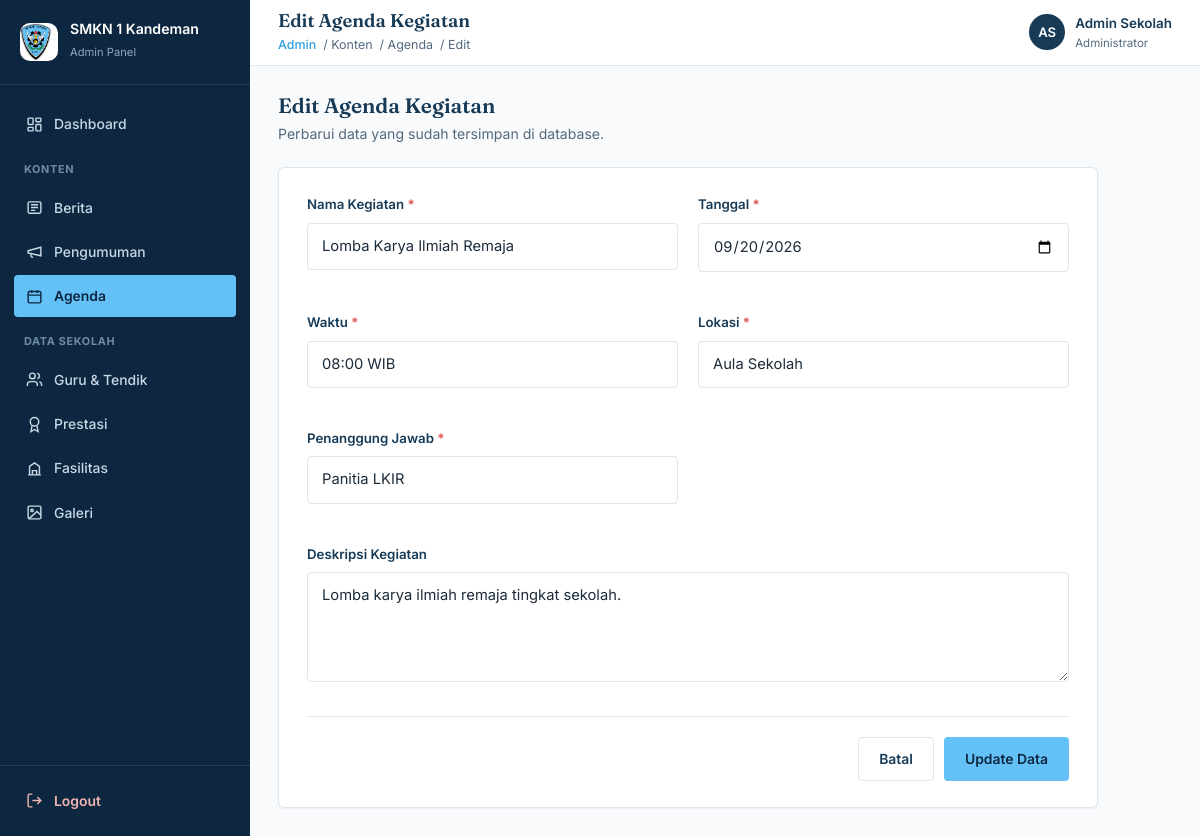
/admin/agenda/edit.php?id=2 (signed in), run on the app's committed database.
### tables this page shows
CREATE TABLE IF NOT EXISTS agenda (
    id INT UNSIGNED AUTO_INCREMENT PRIMARY KEY,
    nama_kegiatan VARCHAR(200) NOT NULL,
    tanggal DATE NOT NULL,
    waktu VARCHAR(50) DEFAULT NULL,
    lokasi VARCHAR(150) DEFAULT NULL,
    penanggung_jawab VARCHAR(100) DEFAULT NULL,
    deskripsi TEXT,
    created_at TIMESTAMP DEFAULT CURRENT_TIMESTAMP,
    updated_at TIMESTAMP DEFAULT CURRENT_TIMESTAMP ON UPDATE CURRENT_TIMESTAMP
);

### admin/agenda/edit.php (the view, shortened to what this page needs)
<?php
require_once '../../config/koneksi.php';
$id = isset($_GET['id']) ? intval($_GET['id']) : (isset($_POST['id']) ? intval($_POST['id']) : 0);
$errors = [];
if ($_SERVER['REQUEST_METHOD'] === 'POST') {
    $nama_kegiatan = trim($_POST['nama_kegiatan'] ?? '');
    $tanggal = trim($_POST['tanggal'] ?? '');
    $waktu = trim($_POST['waktu'] ?? '');
    $lokasi = trim($_POST['lokasi'] ?? '');
    $penanggung_jawab = trim($_POST['penanggung_jawab'] ?? '');
    $deskripsi = trim($_POST['deskripsi'] ?? '');
    if ($nama_kegiatan === '') {
        $errors[] = 'Nama Kegiatan wajib diisi.';
    }
    if ($tanggal === '') {
        $errors[] = 'Tanggal wajib diisi.';
    }
    if ($waktu === '') {
        $errors[] = 'Waktu wajib diisi.';
    }
    if ($lokasi === '') {
        $errors[] = 'Lokasi wajib diisi.';
    }
    if ($penanggung_jawab === '') {
        $errors[] = 'Penanggung Jawab wajib diisi.';
    }
    if (empty($errors)) {
        $stmt = mysqli_prepare($koneksi, "UPDATE agenda SET nama_kegiatan = ?, tanggal = ?, waktu = ?, lokasi = ?, penanggung_jawab = ?, deskripsi = ? WHERE id = ?");
        mysqli_stmt_bind_param($stmt, "ssssssi", $nama_kegiatan, $tanggal, $waktu, $lokasi, $penanggung_jawab, $deskripsi, $id);
        if (mysqli_stmt_execute($stmt)) {
            header('Location: index.php?msg=edit_sukses');
            exit;
        } else {
            $errors[] = 'Gagal memperbarui data: ' . mysqli_error($koneksi);
        }
    }
    $data = $_POST;
} else {
    $result = mysqli_query($koneksi, "SELECT * FROM agenda WHERE id = " . $id . " LIMIT 1");
    $row = mysqli_fetch_assoc($result);
    $data = $row;
}
include '../includes/header.php';
include '../includes/sidebar.php';
?>
<div class="main-area">
    <?php include '../includes/topbar.php'; ?>
    <div class="content">
        <div class="page-head">
            <div>
                <h2>Edit Agenda Kegiatan</h2>
                <p>Perbarui data yang sudah tersimpan di database.</p>
            </div>
        </div>
        <form class="form-panel" action="edit.php?id=<?php echo $id; ?>" method="post" enctype="multipart/form-data" autocomplete="off">
            <div class="form-grid">
                <div class="form-group">
                    <label for="nama_kegiatan">Nama Kegiatan <span style="color:var(--danger);">*</span></label>
                    <input type="text" id="nama_kegiatan" name="nama_kegiatan" class="field-input" placeholder="Masukkan nama kegiatan" value="<?php echo htmlspecialchars($data['nama_kegiatan'] ?? ''); ?>" required>
                </div>
                <div class="form-group">
                    <label for="tanggal">Tanggal <span style="color:var(--danger);">*</span></label>
                    <input type="date" id="tanggal" name="tanggal" class="field-input" value="<?php echo htmlspecialchars($data['tanggal'] ?? ''); ?>" required>
                </div>
                <div class="form-group">
                    <label for="waktu">Waktu <span style="color:var(--danger);">*</span></label>
                    <input type="text" id="waktu" name="waktu" class="field-input" placeholder="Contoh: 08:00 WIB" value="<?php echo htmlspecialchars($data['waktu'] ?? ''); ?>" required>
                </div>
                <div class="form-group">
                    <label for="lokasi">Lokasi <span style="color:var(--danger);">*</span></label>
                    <input type="text" id="lokasi" name="lokasi" class="field-input" placeholder="Contoh: Aula Sekolah" value="<?php echo htmlspecialchars($data['lokasi'] ?? ''); ?>" required>
                </div>
                <div class="form-group">
                    <label for="penanggung_jawab">Penanggung Jawab <span style="color:var(--danger);">*</span></label>
                    <input type="text" id="penanggung_jawab" name="penanggung_jawab" class="field-input" placeholder="Nama penanggung jawab" value="<?php echo htmlspecialchars($data['penanggung_jawab'] ?? ''); ?>" required>
                </div>
                <div class="form-group full">
                    <label for="deskripsi">Deskripsi Kegiatan</label>
                    <textarea id="deskripsi" name="deskripsi" class="field-input" placeholder="Deskripsi singkat kegiatan" rows="3"><?php echo htmlspecialchars($data['deskripsi'] ?? ''); ?></textarea>
                </div>
            </div>
            <div class="form-actions">
                <a href="index.php" class="btn btn-outline">Batal</a>
                <button type="submit" class="btn btn-primary">Update Data</button>
            </div>
        </form>
    </div>
<?php include '../includes/footer.php'; ?>

### admin/assets/css/admin.css (style rules this page uses)
:root { --navy:#173B57; --navy-dark:#0E2740; --navy-soft:#2C5578; --sky:#63C1F7; --sky-dark:#2E9FE0; --bg:#F8FAFC; --white:#FFFFFF; --ink:#1C2B3A; --text-secondary:#54697E; --border:#DCE6EF; --shadow: 0 1px 2px rgba(15,39,64,.06); --shadow-md: 0 4px 14px rgba(15,39,64,.08); --radius-lg: 6px; --radius-md: 4px; --danger:#D9534F; --danger-soft:#FBEAE9; --success:#2E9E5B; --success-soft:#E7F6ED; --warning:#C98A1F; --warning-soft:#FBF3E3; --sidebar-w: 250px; --topbar-h: 66px; }
* { box-sizing:border-box; }
button,input,textarea,select { font:inherit; }
button { margin:0;cursor:pointer; }
html { scroll-behavior:smooth; }
body { margin:0; font-family:'Inter',Arial,sans-serif; color:var(--ink); background:var(--bg); line-height:1.6; -webkit-font-smoothing:antialiased; }
h1,h2,h3,h4 { font-family:'Fraunces',Georgia,serif; color:var(--navy); margin:0; line-height:1.2; font-weight:600; }
p { margin:0; }
a { color:inherit;text-decoration:none; }
.field-input { width:100%; padding:11px 14px; border:1.5px solid var(--border); border-radius:var(--radius-md); background:var(--white); font-size:.92rem; color:var(--ink); transition:border-color .15s ease; }
.btn { display:inline-flex;align-items:center;justify-content:center;gap:8px; padding:10px 20px;border-radius:var(--radius-md); font-weight:600;font-size:.87rem; border:1.5px solid transparent;cursor:pointer; transition:background .15s ease, color .15s ease, border-color .15s ease; white-space:nowrap; }
.btn-primary { background:var(--sky);color:var(--navy-dark); }
.btn-outline { border-color:var(--border);color:var(--navy);background:var(--white); }
.main-area { flex:1; margin-left:var(--sidebar-w); display:flex; flex-direction:column; min-width:0; }
.content { padding:28px;flex:1; }
.page-head { display:flex;align-items:flex-start;justify-content:space-between; flex-wrap:wrap;gap:14px; margin-bottom:22px; }
.page-head h2 { font-size:1.3rem; }
.page-head p { color:var(--text-secondary);font-size:.88rem;margin-top:4px; }
.form-panel { background:var(--white);border:1px solid var(--border);border-radius:var(--radius-lg); box-shadow:var(--shadow);padding:26px 28px;max-width:820px; }
.form-grid { display:grid;grid-template-columns:1fr 1fr;gap:20px; }
.form-group { margin-bottom:20px; }
.form-group.full { grid-column:1/-1; }
.form-group label { display:block;font-size:.83rem;font-weight:600;color:var(--navy);margin-bottom:7px; }
textarea.field-input { resize:vertical;min-height:110px; }
.form-actions { display:flex;gap:10px;justify-content:flex-end; margin-top:6px;padding-top:20px;border-top:1px solid var(--border); }

### data on the page
agenda: nama_kegiatan "Lomba Karya Ilmiah Remaja", tanggal "09/20/2026", waktu "08:00 WIB", lokasi "Aula Sekolah", penanggung_jawab "Panitia LKIR", deskripsi "Lomba karya ilmiah remaja tingkat sekolah."

### other printed values
$pageTitle "Edit Agenda Kegiatan"
$crumb "Konten"
$crumb "Agenda"
$crumb "Edit"
$initials "AS"
$adminNama "Admin Sekolah"
